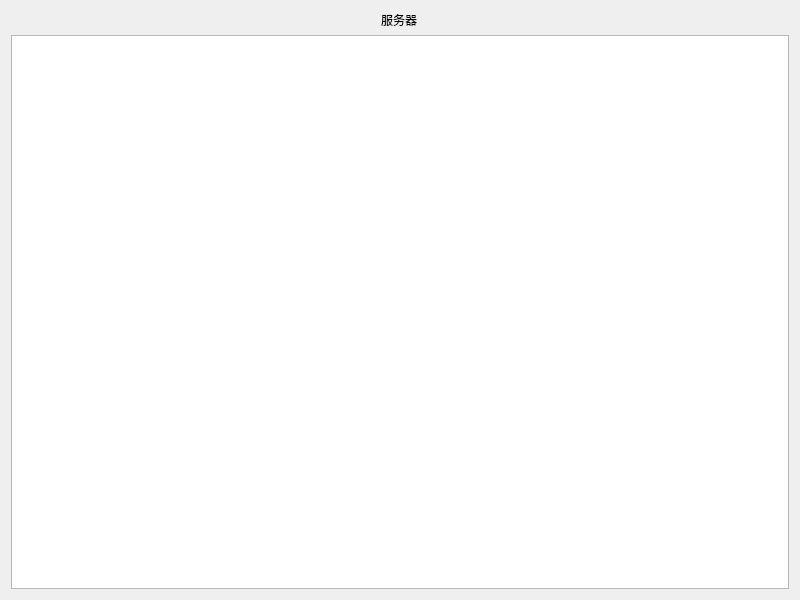
<?xml version="1.0" encoding="UTF-8"?>
<ui version="4.0">
 <class>ServerWidget</class>
 <widget class="QWidget" name="ServerWidget">
  <property name="geometry">
   <rect>
    <x>0</x>
    <y>0</y>
    <width>800</width>
    <height>600</height>
   </rect>
  </property>
  <property name="windowTitle">
   <string>ServerWidget</string>
  </property>
  <layout class="QVBoxLayout" name="verticalLayout">
   <item alignment="Qt::AlignmentFlag::AlignHCenter">
    <widget class="QLabel" name="label">
     <property name="styleSheet">
      <string notr="true">font: 700 20pt &quot;Microsoft YaHei UI&quot;;</string>
     </property>
     <property name="text">
      <string>服务器</string>
     </property>
    </widget>
   </item>
   <item>
    <widget class="QTextEdit" name="textEdit"/>
   </item>
  </layout>
 </widget>
 <resources/>
 <connections/>
</ui>
